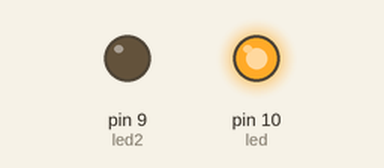
Recording of a sketch running on a simulated Arduino Uno, built with avr-gcc and run on an emulated ATmega328P. On the bench: output pins drawn as LEDs (lit = HIGH).

Above: at 0.4 s.
At 2.5 s:
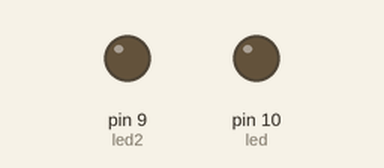
At 4.6 s:
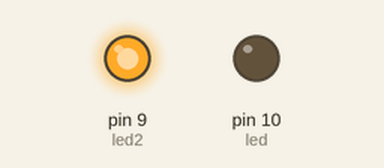
Timing chart, 0 to 6.4 s (numbered marks = the images above):
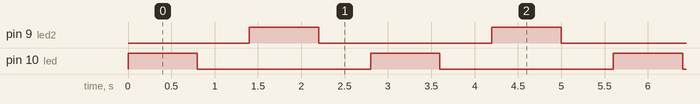

The sketch:

Blink.ino
```cpp
/*
  Blink
  Turns on an LED on for one second, then off for one second, repeatedly.

   if you are going to add another light add a resistor of 220 or 330. 330 is orange orange brown
 */

// varibles
int led = 10;
int led2= 9;

// the setup routine runs once when you press reset:
void setup() {
  // initialize the digital pin as an output.
  pinMode(led, OUTPUT);
  pinMode(led2, OUTPUT);
}

// the loop routine runs over and over again forever:
void loop() {
  digitalWrite(led, HIGH);   // turn the LED on (HIGH is the voltage level)
  delay(800);  // wait for a second
  digitalWrite(led, LOW);    // turn the LED off by making the voltage LOW
  delay(600);  // wait for a second

  digitalWrite (led2, HIGH);
  delay (800);
  digitalWrite(led2, LOW);
  delay (600);
}
```

Measured:
- by itself, pin 9 (led2), pin 10 (led): alternates HIGH for 0.80 s and LOW for 2.0 s
- by itself, everything shown: repeats every 2.8 s, in 4 steps
